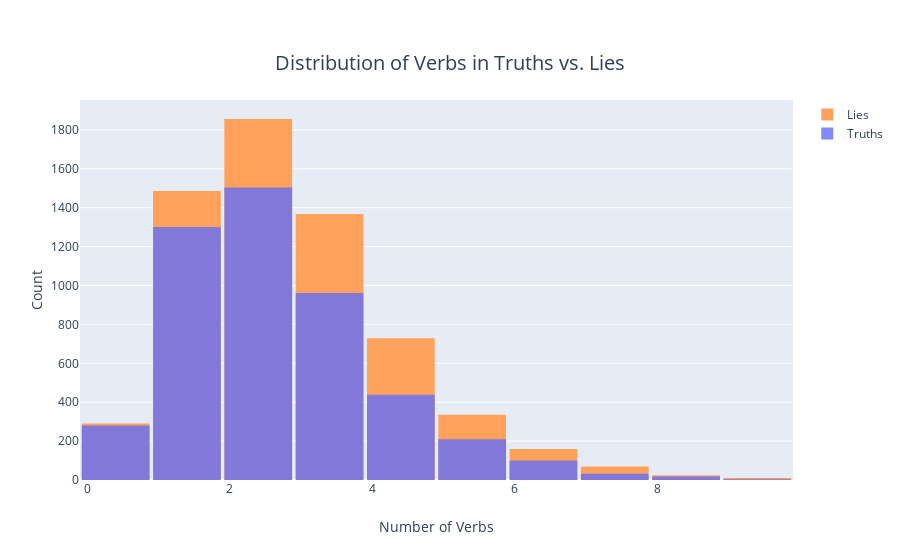

Notebook cell for this chart:
### Markdown cell above
## Histogram Number of Verbs

### Code cell
fig = go.Figure()

fig.add_trace(go.Histogram(x=lies['count_of_verb'], name='Lies', marker_color='#FFA15A',
                            xbins=dict( # bins used for histogram
                                        start=-0.1,
                                        end=9.0,
                                        )
                          ),
)

fig.add_trace(go.Histogram(x=truths['count_of_verb'], name='Truths', marker_color='#636EFA', opacity=0.8,
                          xbins=dict( # bins used for histogram
                                        start=-0.1,
                                        end=9.0,
                                       )
                          ),
)

fig.update_layout(barmode='overlay')
fig.update_layout(xaxis_title="Number of Verbs")                           
fig.update_layout(yaxis_title="Count")
fig.update_layout(title={
    'y':0.9,
    'x':0.5,
    'yanchor':'top',
    'xanchor':'center'
},
    title_text='Distribution of Verbs in Truths vs. Lies',
    title_font_size=20,
    bargap=0.05)
                           
fig.show()

### Figure 1 — Plotly figure (JSON) as saved in the notebook; plotly's stock layout.template omitted (floating-point values rounded to 4 significant figures; data arrays with more than 128 entries replaced by an {"elided": "..."} marker saying what was removed)
{"data": [{"marker": {"color": "#FFA15A"}, "name": "Lies", "type": "histogram", "x": {"elided": "6335 int values"}, "xbins": {"end": 9, "start": -0.1}}, {"marker": {"color": "#636EFA"}, "name": "Truths", "opacity": 0.8, "type": "histogram", "x": {"elided": "4853 int values"}, "xbins": {"end": 9, "start": -0.1}}], "layout": {"bargap": 0.05, "barmode": "overlay", "title": {"font": {"size": 20}, "text": "Distribution of Verbs in Truths vs. Lies", "x": 0.5, "xanchor": "center", "y": 0.9, "yanchor": "top"}, "xaxis": {"title": {"text": "Number of Verbs"}}, "yaxis": {"title": {"text": "Count"}}}}
